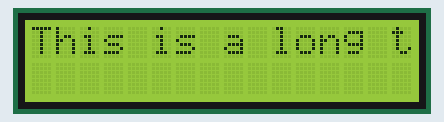
Bench run of a sketch on a simulated Arduino Uno, built with avr-gcc and run on an emulated ATmega328P. Parts: 16×2 character LCD.

Above: at 0.1 s.
At 4.7 s:
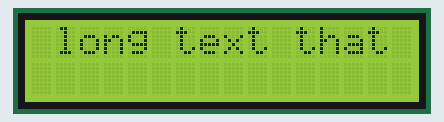
At 9.7 s:
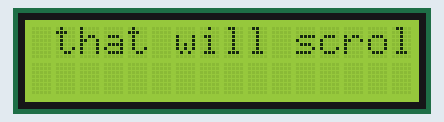
At 19.8 s:
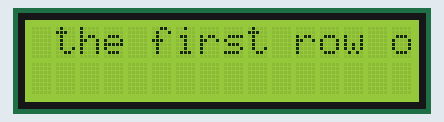
At 29.4 s:
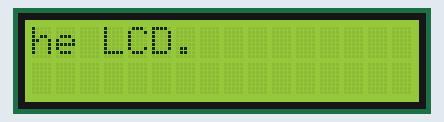
At 39.5 s:
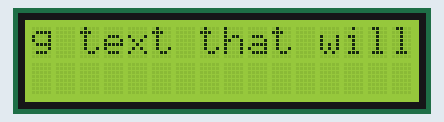

Measured:
- what the display in image 1 shows lasts 0.5 s, from 4.6 s to 5.1 s

The sketch:

main.ino
```cpp
#include <LiquidCrystal.h>

LiquidCrystal lcd(12, 11, 5, 4, 3, 2);

void setup() {
  lcd.begin(16, 2);
}

void loop() {
  String text = "This is a long text that will scroll on the first row of the LCD.";
  for (int positionCounter = 0; positionCounter < text.length(); positionCounter++) {
    lcd.setCursor(0, 0); // Set cursor to the start of the first row
    for (int i = 0; i < 16; i++) {
      // Print 16 characters of the text string at a time
      lcd.print(text[positionCounter + i]);
    }
    delay(500); // Delay for readability
    lcd.clear(); // Clear the LCD
  }
  lcd.setCursor(0, 1); // Set cursor to the start of the second row
  lcd.print("This is the second row."); // Print a static message on the second row
}
```
